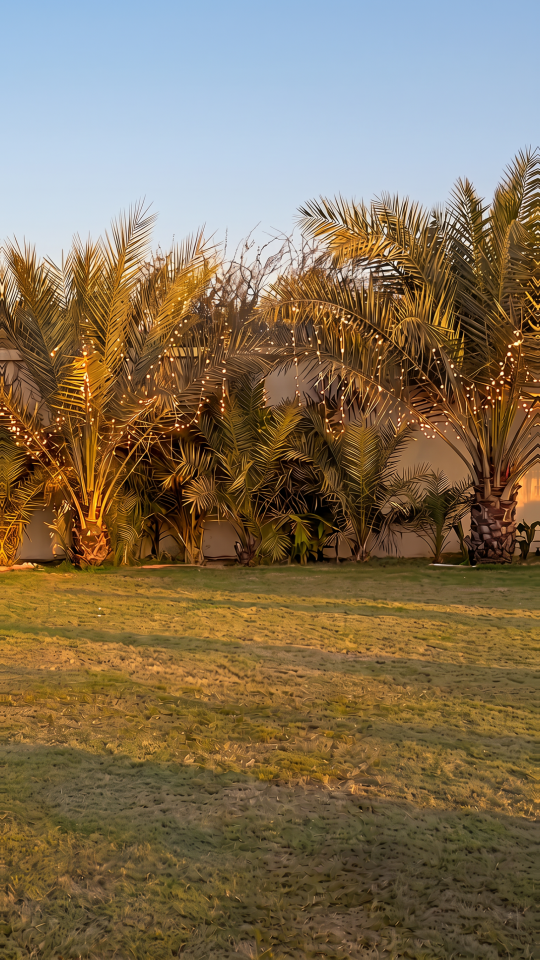
#> input picture raw/garden/aft/E_aft_al.png, 1080 x 1920 px, found by its file name (shown at 1/2 size)
$ python render_paid.py
#> lines starting #> are read from the running program, lines starting #| are printed output that depends on the picture
import numpy as np, cv2, subprocess
from PIL import Image
V='/home/user/garden/vid/'; AF='/home/user/garden/aft/'; W,H,FPS=1080,1920,30
def L(f,mode='RGB'): return np.asarray(Image.open(f).convert(mode)).astype(np.float32)/255
#> called with f = '/home/user/garden/aft/E_aft_al.png', mode = 'RGB'
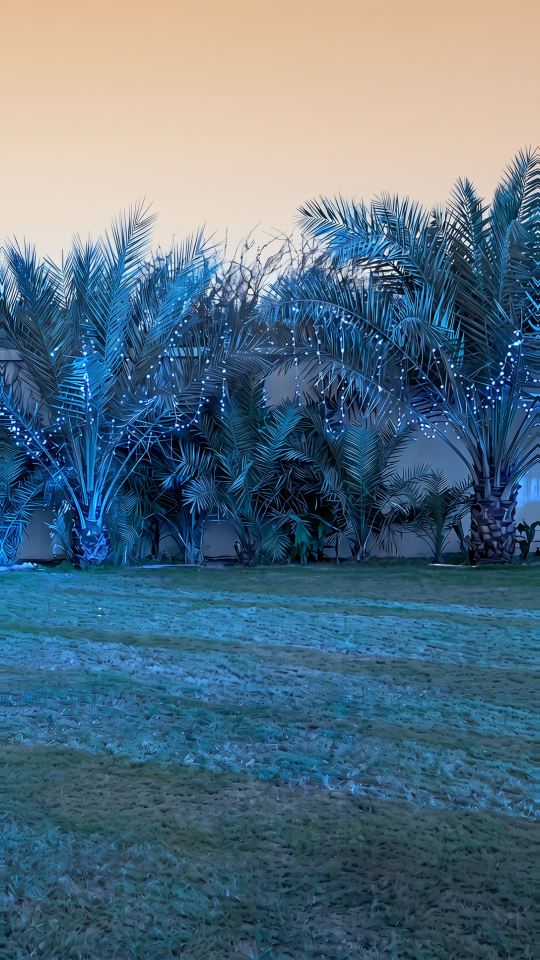
#> returned value: shape (1920, 1080, 3) float32 (shown at 1/2 size); mean of channels 0, 1, 2 0.51, 0.443, 0.342; drawn as B, G, R
E=L(AF+'E_aft_al.png');F=L(AF+'F_nm.png');MS=L(V+'m_stand.png','L')[...,None];MT=L(V+'m_tables.png','L')[...,None]
#> call 2 of L, with f = '/home/user/garden/aft/F_nm.png', mode = 'RGB'
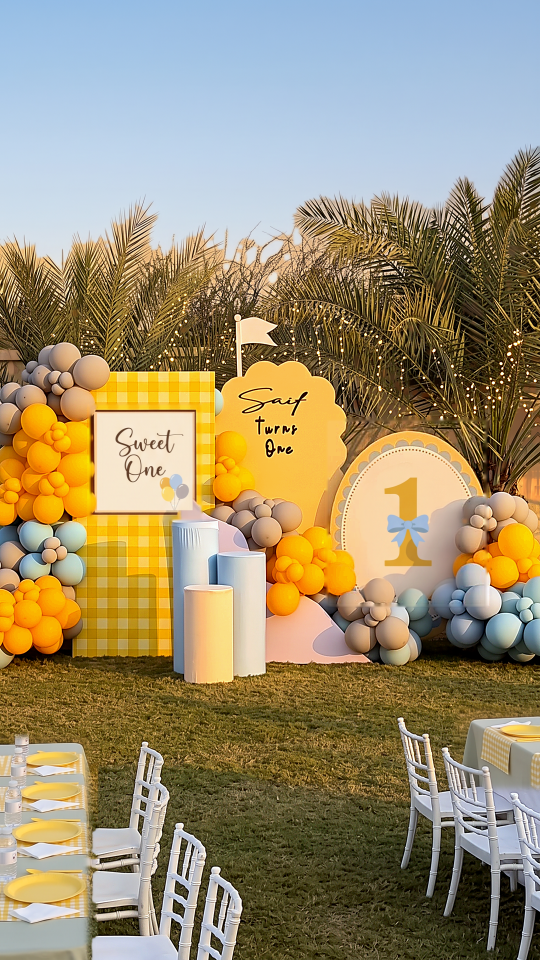
#> input picture raw/garden/aft/F_nm.png, 1080 x 1920 px, found by its file name (shown at 1/2 size)
#> in L (call 2), `def L(f,mode='RGB'): return np.asarray(Image.open(f).convert(mode)).as..`:
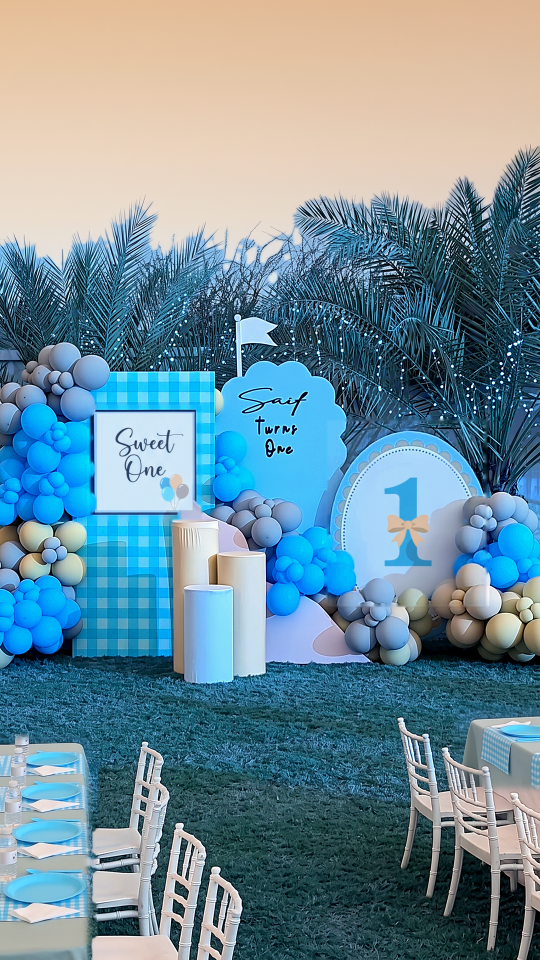
#> returned value: shape (1920, 1080, 3) float32 (shown at 1/2 size); mean of channels 0, 1, 2 0.616, 0.561, 0.439; drawn as B, G, R
#> call 3 of L, with f = '/home/user/garden/vid/m_stand.png', mode = 'L'
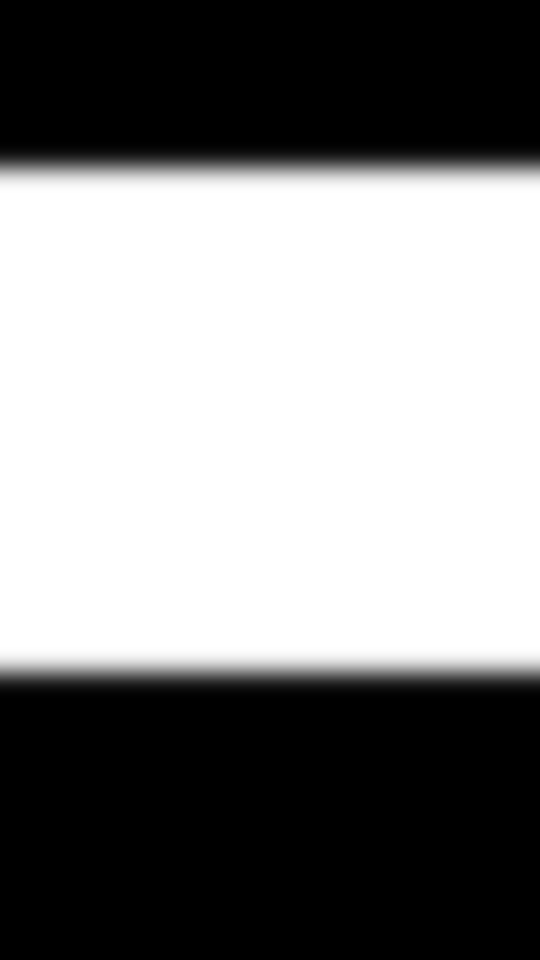
#> input picture raw/garden/m_stand.png, 1080 x 1920 px, found by its file name (shown at 1/2 size)
#> (the run stopped early here; a loop or call above may not have finished)
